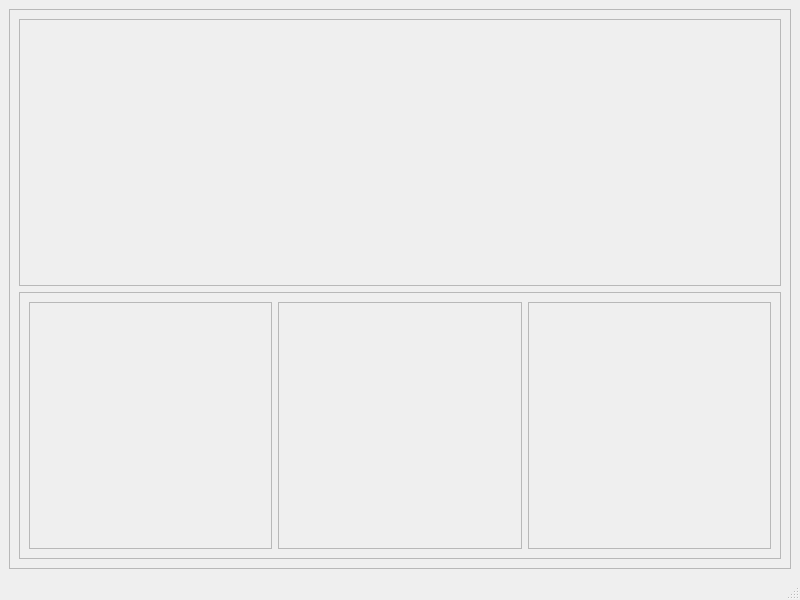
<?xml version="1.0" encoding="UTF-8"?>
<ui version="4.0">
 <class>MainWindow</class>
 <widget class="QMainWindow" name="MainWindow">
  <property name="geometry">
   <rect>
    <x>0</x>
    <y>0</y>
    <width>800</width>
    <height>600</height>
   </rect>
  </property>
  <property name="windowTitle">
   <string>MainWindow</string>
  </property>
  <widget class="QWidget" name="centralwidget">
   <layout class="QHBoxLayout" name="horizontalLayout_2">
    <item>
     <widget class="QFrame" name="frame">
      <property name="frameShape">
       <enum>QFrame::StyledPanel</enum>
      </property>
      <property name="frameShadow">
       <enum>QFrame::Raised</enum>
      </property>
      <layout class="QVBoxLayout" name="verticalLayout">
       <item>
        <widget class="QFrame" name="top_frame">
         <property name="frameShape">
          <enum>QFrame::StyledPanel</enum>
         </property>
         <property name="frameShadow">
          <enum>QFrame::Raised</enum>
         </property>
        </widget>
       </item>
       <item>
        <widget class="QFrame" name="bottom_frame">
         <property name="frameShape">
          <enum>QFrame::StyledPanel</enum>
         </property>
         <property name="frameShadow">
          <enum>QFrame::Raised</enum>
         </property>
         <layout class="QHBoxLayout" name="horizontalLayout">
          <item>
           <widget class="QFrame" name="left_frame">
            <property name="frameShape">
             <enum>QFrame::StyledPanel</enum>
            </property>
            <property name="frameShadow">
             <enum>QFrame::Raised</enum>
            </property>
           </widget>
          </item>
          <item>
           <widget class="QFrame" name="mid_frame">
            <property name="frameShape">
             <enum>QFrame::StyledPanel</enum>
            </property>
            <property name="frameShadow">
             <enum>QFrame::Raised</enum>
            </property>
            <layout class="QHBoxLayout" name="horizontalLayout_3">
             <item>
              <widget class="QLabel" name="cam_view">
               <property name="text">
                <string/>
               </property>
              </widget>
             </item>
            </layout>
           </widget>
          </item>
          <item>
           <widget class="QFrame" name="right_frame">
            <property name="frameShape">
             <enum>QFrame::StyledPanel</enum>
            </property>
            <property name="frameShadow">
             <enum>QFrame::Raised</enum>
            </property>
           </widget>
          </item>
         </layout>
        </widget>
       </item>
      </layout>
     </widget>
    </item>
   </layout>
  </widget>
  <widget class="QMenuBar" name="menubar">
   <property name="geometry">
    <rect>
     <x>0</x>
     <y>0</y>
     <width>800</width>
     <height>22</height>
    </rect>
   </property>
  </widget>
  <widget class="QStatusBar" name="statusbar"/>
 </widget>
 <resources/>
 <connections/>
</ui>
